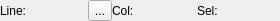
<?xml version="1.0" encoding="UTF-8"?>
<ui version="4.0">
 <class>TextPositionStatusBarWidget</class>
 <widget class="QWidget" name="TextPositionStatusBarWidget">
  <property name="geometry">
   <rect>
    <x>0</x>
    <y>0</y>
    <width>280</width>
    <height>20</height>
   </rect>
  </property>
  <property name="sizePolicy">
   <sizepolicy hsizetype="Fixed" vsizetype="Fixed">
    <horstretch>0</horstretch>
    <verstretch>0</verstretch>
   </sizepolicy>
  </property>
  <property name="maximumSize">
   <size>
    <width>280</width>
    <height>20</height>
   </size>
  </property>
  <property name="windowTitle">
   <string>Form</string>
  </property>
  <layout class="QHBoxLayout" name="horizontalLayout">
   <property name="spacing">
    <number>0</number>
   </property>
   <property name="margin">
    <number>0</number>
   </property>
   <item>
    <widget class="QLabel" name="label">
     <property name="text">
      <string>Line:</string>
     </property>
    </widget>
   </item>
   <item>
    <widget class="QLineEdit" name="lineLineEdit">
     <property name="enabled">
      <bool>false</bool>
     </property>
     <property name="cursor">
      <cursorShape>ArrowCursor</cursorShape>
     </property>
     <property name="focusPolicy">
      <enum>Qt::NoFocus</enum>
     </property>
     <property name="frame">
      <bool>false</bool>
     </property>
     <property name="readOnly">
      <bool>false</bool>
     </property>
    </widget>
   </item>
   <item>
    <widget class="QToolButton" name="gotoLineToolButton">
     <property name="toolTip">
      <string>Goto Line</string>
     </property>
     <property name="text">
      <string>...</string>
     </property>
     <property name="shortcut">
      <string>Ctrl+G</string>
     </property>
    </widget>
   </item>
   <item>
    <widget class="QLabel" name="label_2">
     <property name="text">
      <string>Col:</string>
     </property>
    </widget>
   </item>
   <item>
    <widget class="QLineEdit" name="columnLineEdit">
     <property name="enabled">
      <bool>false</bool>
     </property>
     <property name="cursor">
      <cursorShape>ArrowCursor</cursorShape>
     </property>
     <property name="focusPolicy">
      <enum>Qt::NoFocus</enum>
     </property>
     <property name="frame">
      <bool>false</bool>
     </property>
     <property name="readOnly">
      <bool>false</bool>
     </property>
    </widget>
   </item>
   <item>
    <widget class="QLabel" name="label_3">
     <property name="text">
      <string>Sel:</string>
     </property>
    </widget>
   </item>
   <item>
    <widget class="QLineEdit" name="selectedLineEdit">
     <property name="enabled">
      <bool>false</bool>
     </property>
     <property name="cursor">
      <cursorShape>ArrowCursor</cursorShape>
     </property>
     <property name="focusPolicy">
      <enum>Qt::NoFocus</enum>
     </property>
     <property name="frame">
      <bool>false</bool>
     </property>
     <property name="readOnly">
      <bool>false</bool>
     </property>
    </widget>
   </item>
  </layout>
 </widget>
 <resources/>
 <connections/>
</ui>
